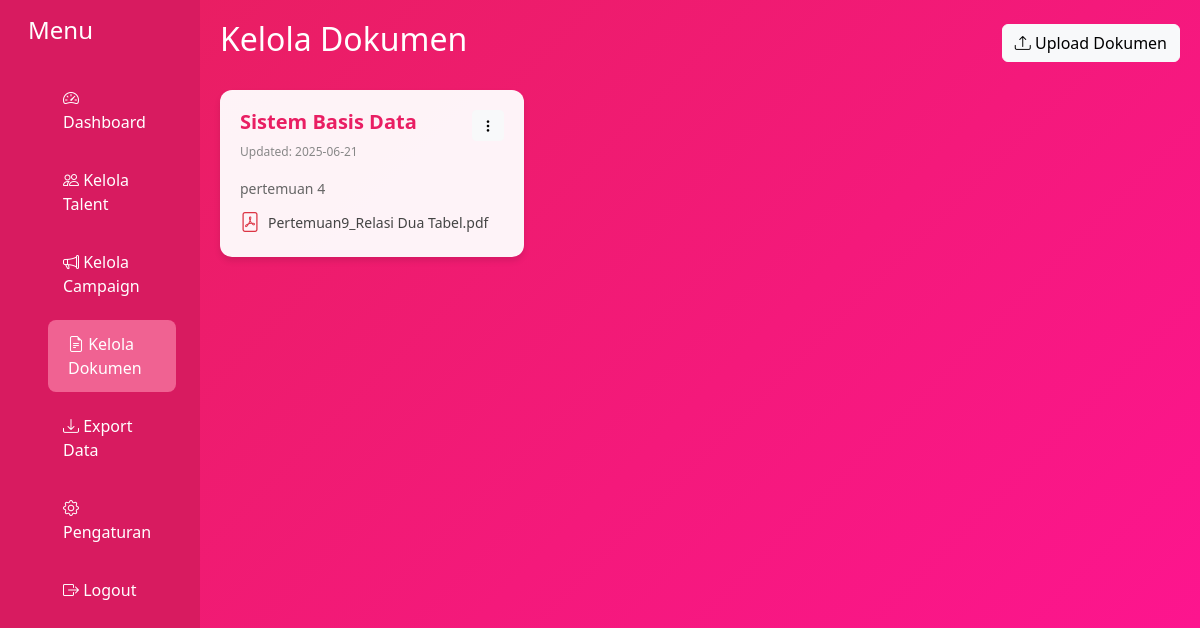
The app's page /admin/documents.php (signed in) with its own data.
### tables this page shows
CREATE TABLE `documents` (
  `id` int(11) NOT NULL,
  `judul` varchar(255) NOT NULL,
  `deskripsi` text DEFAULT NULL,
  `file_name` varchar(255) NOT NULL,
  `file_path` varchar(255) NOT NULL,
  `uploaded_by` int(11) NOT NULL,
  `created_at` timestamp NOT NULL DEFAULT current_timestamp(),
  `updated_at` timestamp NOT NULL DEFAULT current_timestamp() ON UPDATE current_timestamp()
);

### admin/documents.php (the view, shortened to what this page needs)
<?php
$db = require_once('../config/database.php');
$result = null;
$error_message = '';
try {
    $query = "SELECT d.*
              FROM documents d
              ORDER BY d.updated_at DESC";
    $result = $db->query($query);
} catch (PDOException $e) {
    $error_message = "Error: " . $e->getMessage();
}
?>
<!DOCTYPE html>
<html lang="en">
<head>
    <link href="https://cdn.jsdelivr.net/npm/bootstrap@5.3.0/dist/css/bootstrap.min.css" rel="stylesheet">
    <link href="https://cdn.jsdelivr.net/npm/bootstrap-icons@1.7.2/font/bootstrap-icons.css" rel="stylesheet">
</head>
<body>
    <div class="container-fluid">
        <div class="row">
            <div class="col-md-3 col-lg-2 sidebar">
                <div class="d-flex flex-column p-3">
                    <h4 class="mb-4">Menu</h4>
                    <div class="nav flex-column">
                        <a href="dashboard.php" class="nav-link">
                            <i class="bi bi-speedometer2"></i> Dashboard
                        </a>
                        <a href="talents.php" class="nav-link">
                            <i class="bi bi-people"></i> Kelola Talent
                        </a>
                        <a href="campaigns.php" class="nav-link">
                            <i class="bi bi-megaphone"></i> Kelola Campaign
                        </a>
                        <a href="documents.php" class="nav-link active">
                            <i class="bi bi-file-earmark-text"></i> Kelola Dokumen
                        </a>
                        <a href="export.php" class="nav-link">
                            <i class="bi bi-download"></i> Export Data
                        </a>
                        <a href="settings.php" class="nav-link">
                            <i class="bi bi-gear"></i> Pengaturan
                        </a>
                        <a href="../logout.php" class="nav-link">
                            <i class="bi bi-box-arrow-right"></i> Logout
                        </a>
                    </div>
                </div>
            </div>
            <div class="col-md-9 col-lg-10 main-content">
                <div class="d-flex justify-content-between align-items-center mb-4">
                    <h2>Kelola Dokumen</h2>
                    <button class="btn btn-light" data-bs-toggle="modal" data-bs-target="#uploadDocumentModal">
                        <i class="bi bi-upload"></i> Upload Dokumen
                    </button>
                </div>
                <div class="row">
                    <?php if ($error_message): ?>
                        <div class="col-12">
                            <div class="alert alert-danger">
                                <?php echo htmlspecialchars($error_message); ?>
                            </div>
                        </div>
                    <?php elseif ($result && $result->rowCount() > 0): ?>
                        <?php while ($doc = $result->fetch(PDO::FETCH_ASSOC)): ?>
                            <div class="col-md-4 mb-4">
                                <div class="document-card">
                                    <div class="d-flex justify-content-between align-items-start mb-3">
                                        <div>
                                            <h5 class="mb-1"><?php echo htmlspecialchars($doc['judul']); ?></h5>
                                            <small class="text-muted">Updated:
                                                <?php echo date('Y-m-d', strtotime($doc['updated_at'])); ?></small>
                                        </div>
                                        <div class="dropdown">
                                            <button class="btn btn-sm btn-light" data-bs-toggle="dropdown">
                                                <i class="bi bi-three-dots-vertical"></i>
                                            </button>
                                        </div>
                                    </div>
                                    <p class="mb-2"><?php echo htmlspecialchars($doc['deskripsi']); ?></p>
                                    <div class="d-flex align-items-center">
                                        <i class="bi bi-file-pdf text-danger me-2"></i>
                                        <span><?php echo htmlspecialchars($doc['file_name']); ?></span>
                                    </div>
                                </div>
                            </div>
                        <?php endwhile; ?>
                    <?php else: ?>
                        <div class="col-12">
                            <div class="alert alert-info">Belum ada dokumen yang diunggah.</div>
                        </div>
                    <?php endif; ?>
                </div>
            </div>
        </div>
    </div>
</body>
</html>

### admin/documents.php (style rules this page uses)
:root { --pink-primary: #FF69B4; --pink-dark: #FF1493; --pink-light: #FFB6C1; --pink-sidebar: #D81B60; --pink-main: #E91E63; --pink-hover: #F06292; --white-text: #FFFFFF; }
.sidebar { background-color: var(--pink-sidebar); min-height: 100vh; color: var(--white-text); box-shadow: 2px 0 5px rgba(0, 0, 0, 0.1); }
.sidebar .nav-link { color: var(--white-text); padding: 12px 20px; margin: 5px 15px; border-radius: 8px; transition: all 0.3s ease; }
.sidebar .nav-link:hover, .sidebar .nav-link.active { background-color: var(--pink-hover); transform: translateX(5px); }
.main-content { background: linear-gradient(135deg, var(--pink-main) 0%, var(--pink-dark) 100%); min-height: 100vh; color: var(--white-text); padding: 20px; }
.document-card { background: rgba(255, 255, 255, 0.95); border-radius: 12px; box-shadow: 0 4px 6px rgba(0, 0, 0, 0.1); transition: transform 0.3s ease; padding: 20px; margin-bottom: 20px; color: #333; }
.document-card h5 { color: var(--pink-main); font-weight: 600; }
.document-card p { color: #666; font-size: 14px; }
.document-card .text-muted { color: #888 !important; font-size: 12px; }
.document-card .bi-file-pdf { font-size: 20px; }
.document-card span { font-size: 14px; color: #444; }

### records on screen
documents: judul "Sistem Basis Data", updated_at "2025-06-21", deskripsi "pertemuan 4", file_name "Pertemuan9_Relasi Dua Tabel.pdf"
